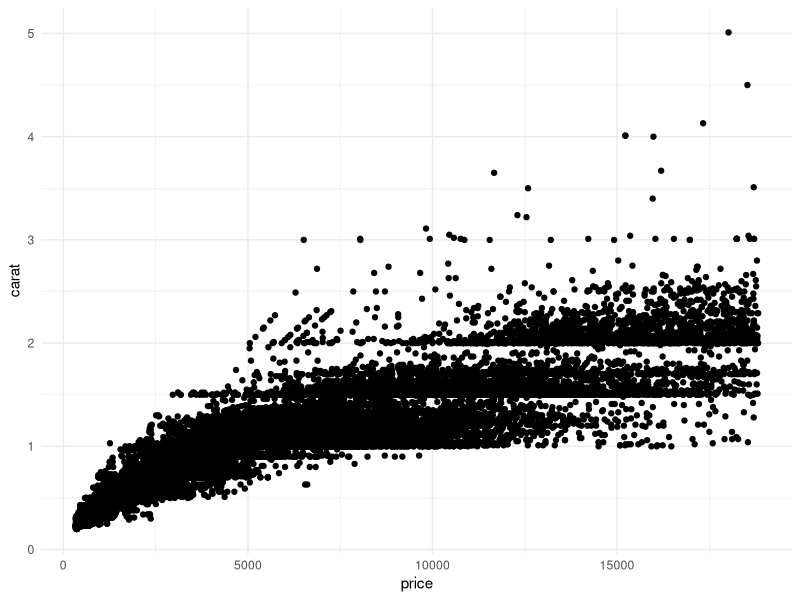

Here is the R script that generated this plot:
## ---- chunk 1
### In this code chunk, start with the diamonds dataset (built in to
### ggplot2 package) and create a plot of price vs. carat (or some other
### variables of your choice)
library(ggplot2)

ggplot(diamonds) + 
  geom_point(aes(x=price, y=carat)) +
  theme_minimal()


## ---- chunk 2
### In this code chunk, start with the diamonds dataset (built in to
### ggplot2 package) and create a subset based on filtering, e.g., 
### size greater than 1 carat or cut is "Ideal"



## ---- chunk 3
### Both partners - delete this comment, then write some code here
### to plot, summarize, calculate something simple using the diamonds
### dataset.


## ---- chunk 4
### Both partners - delete this comment, then write some code here
### to plot, summarize, calculate something simple using the diamonds
### dataset.


